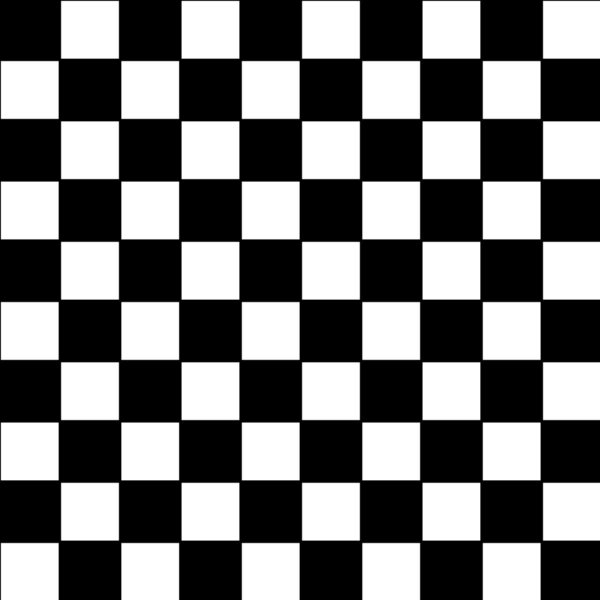
#> input picture VC-project1-all 20220928-1-n/VC-pjct-t3 20220928-1/h1.jpg, 1200 x 1200 px (shown at 1/2 size)
$ jupyter execute task3.ipynb   (shell and % lines are left out)
#> lines starting #> are read from the running program, lines starting #| are printed output that depends on the picture
# Homography
Firstly, write a function that computes homography given 4 chosen points:

[cell 1]
import numpy as np
import scipy.linalg as linalg
import cv2
from PIL import Image
from pylab import *
import matplotlib as mpl
import matplotlib.pyplot as plt
import yaml
import cv2

[cell 2]
def getHomography(x1, x2, x3, x4, y1, y2, y3, y4):
    print(x1, x2, x3, x4, y1, y2, y3, y4)
    A = np.array([[x1[0],x1[1],1, 0,0,0, -x1[0]*y1[0],-x1[1]*y1[0],-y1[0]],
                  [0,0,0, x1[0],x1[1],1, -x1[0]*y1[1],-x1[1]*y1[1],-y1[1]],
                  [x2[0],x2[1],1, 0,0,0, -x2[0]*y2[0],-x2[1]*y2[0],-y2[0]],
                  [0,0,0, x2[0],x2[1],1, -x2[0]*y2[1],-x2[1]*y2[1],-y2[1]],
                  [x3[0],x3[1],1, 0,0,0, -x3[0]*y3[0],-x3[1]*y3[0],-y3[0]],
                  [0,0,0, x3[0],x3[1],1, -x3[0]*y3[1],-x3[1]*y3[1],-y3[1]],
                  [x4[0],x4[1],1, 0,0,0, -x4[0]*y4[0],-x4[1]*y4[0],-y4[0]],
                  [0,0,0, x4[0],x4[1],1, -x4[0]*y4[1],-x4[1]*y4[1],-y4[1]]])
#     print(A)
    U, D, Vt = linalg.svd(A)
    H = Vt[-1].reshape(3,3)
#     print(H)

    return H

[cell 3]
# [11 lines of commented-out code are left out]

x_1 = [93,63]
y_1 = [-7,0]
x_2 = [293,868]
y_2 = [3,-6]
x_3 = [1207,998]
y_3 = [7,-4]
x_4 = [1218,309]
y_4 = [3,2]
H = getHomography(x_1, x_2, x_3, x_4, y_1, y_2, y_3, y_4)
print(H)
y_t = np.matmul(H, np.array([293,868,1]))
y_t = y_t/y_t[2]
print(y_t)

[cell 4]
# Testing block:
x_1 = [93,-7]
y_1 = [63,0]
x_2 = [293,3]
y_2 = [868,-6]
x_3 = [1207,7]
y_3 = [998,-4]
x_4 = [1218,3]
y_4 = [309,2]
P = np.array([
    [-x_1[0], -y_1[0], -1, 0, 0, 0, x_1[0]*x_1[1], y_1[0]*x_1[1], x_1[1]],
    [0, 0, 0, -x_1[0], -y_1[0], -1, x_1[0]*y_1[1], y_1[0]*y_1[1], y_1[1]],
    [-x_2[0], -y_2[0], -1, 0, 0, 0, x_2[0]*x_2[1], y_2[0]*x_2[1], x_2[1]],
    [0, 0, 0, -x_2[0], -y_2[0], -1, x_2[0]*y_2[1], y_2[0]*y_2[1], y_2[1]],
    [-x_3[0], -y_3[0], -1, 0, 0, 0, x_3[0]*x_3[1], y_3[0]*x_3[1], x_3[1]],
    [0, 0, 0, -x_3[0], -y_3[0], -1, x_3[0]*y_3[1], y_3[0]*y_3[1], y_3[1]],
    [-x_4[0], -y_4[0], -1, 0, 0, 0, x_4[0]*x_4[1], y_4[0]*x_4[1], x_4[1]],
    [0, 0, 0, -x_4[0], -y_4[0], -1, x_4[0]*y_4[1], y_4[0]*y_4[1], y_4[1]],
    ])

[U, S, Vt] = np.linalg.svd(P)
homography = Vt[-1].reshape(3, 3)
print(homography)
# transformedPoint = homography @ np.array([1679,  128, 1]).transpose()
# print(transformedPoint/transformedPoint[-1]) # will be ~[4, 7, 1]

Second of all, allow users to select points on images:

[cell 5]
def choosePoints(img1, img2):

    matplotlib.use('TkAgg')

#     img1 = Image.open('h1.jpg')
#     arrImg1 = np.array(img1)
    imshow(img1, interpolation='none')
    chosenPoints1 = ginput(4)
    print(chosenPoints1)

#     img2 = Image.open('h2.jpg')
#     arrImg2 = np.array(img2)
    imshow(img2, interpolation='none')
    chosenPoints2 = ginput(4)
    print(chosenPoints2)

    return chosenPoints1, chosenPoints2

Third of all, we need to involve our images with the getHomography function. So we need to import the images, then compute image matrix multiplying with the homography.

[cell 6]
def computeHomographyTransformation(img1, img2):
# [4 lines of commented-out code are left out]
    imgSizeX = img1.shape[0]
    imgSizeY = img1.shape[1]
    newSizeX = img2.shape[0]*2
    newSizeY = img2.shape[1]*2
    newImg = np.zeros((newSizeX, newSizeY, 3),np.uint8)

    # read the chosen points:
    chosenPts1, chosenPts2 = choosePoints(img1, img2)


    H = getHomography(chosenPts1[0], chosenPts1[1], chosenPts1[2], chosenPts1[3],
                      chosenPts2[0], chosenPts2[1], chosenPts2[2], chosenPts2[3])
    HInverse = np.linalg.pinv(H)
#     H = getHomography(chosenPts1[0], chosenPts1[1], chosenPts1[2], chosenPts1[3],
#                       chosenPts1[0], chosenPts1[1], chosenPts1[2], chosenPts1[3])

    # transform img1 to img2:
    for i in range(0, newSizeX):
        for j in range(0,newSizeY):
            newPos = np.array([i, j, 1])
#             print(newPos)
            orgPos = np.matmul(HInverse, newPos)
            orgPos = orgPos/orgPos[2]
#             print(orgPos)
            orgPosX = orgPos[0]
            orgPosY = orgPos[1]
            if(orgPosX >= 0 and orgPosX < imgSizeX and orgPosY >= 0 and orgPosY < imgSizeY):
                newImg[i][j] = img1[int(orgPos[0])][int(orgPos[1])]
# [7 lines of commented-out code are left out]
    plt.imshow(cv2.cvtColor(newImg,cv2.COLOR_BGR2RGB), interpolation='none')
    plt.show()

[cell 7]
# Testing block
img1 = Image.open('h1.jpg')
#> img1 is the input picture: PIL image 1200x1200 RGB; min 0, max 255, mean 118.1
img2 = Image.open('h2.jpg')
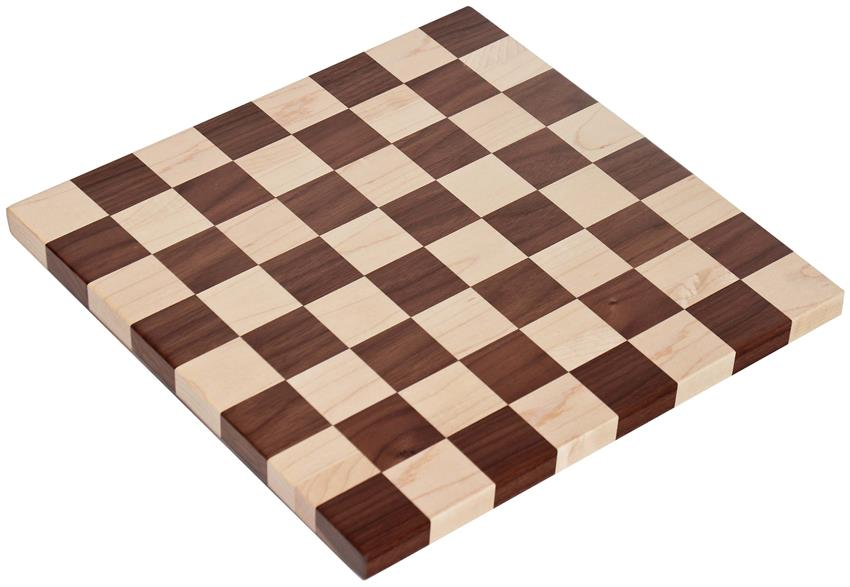
#> input picture VC-project1-all 20220928-1-n/VC-pjct-t3 20220928-1/h2.jpg, 850 x 587 px
#> img2 is the input picture: PIL image 850x587 RGB; mean R, G, B 207.9, 192.1, 183.4
arrImg1 = np.array(img1.convert('L'),'f')
arrImg2 = np.array(img2.convert('L'),'f')
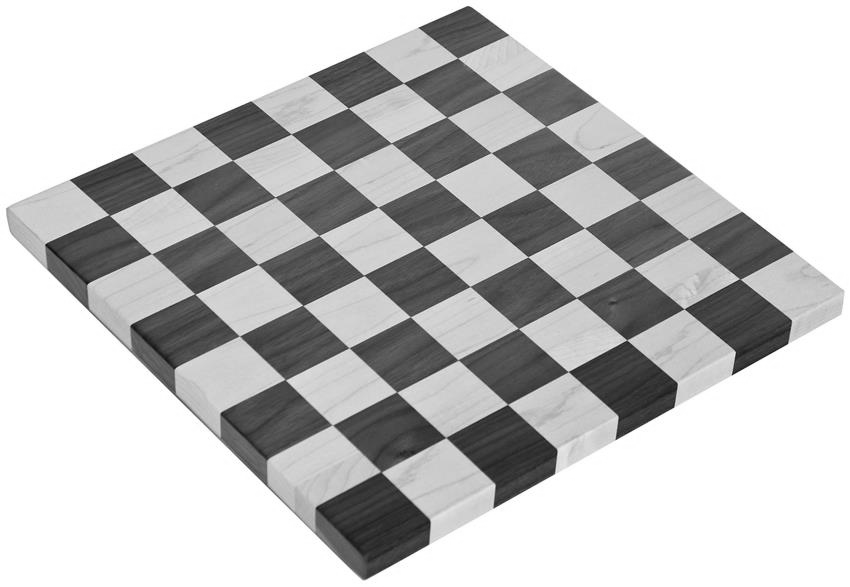
#> arrImg2: shape (587, 850) float32; min 9, max 255, mean 195.8
computeHomographyTransformation(arrImg1, arrImg2)
# arrImg1 = np.array(Image.open('h1.jpg').convert('L'),'f')
# arrImg2 = np.array(Image.open('h2.jpg').convert('L'),'f')
# computeHomographyTransformation(img1, img2)
